Frame 1 (no input): blank canvas, image omitted
Frame 60 (the mouse pressed at the canvas centre just before this capture): blank canvas, image omitted
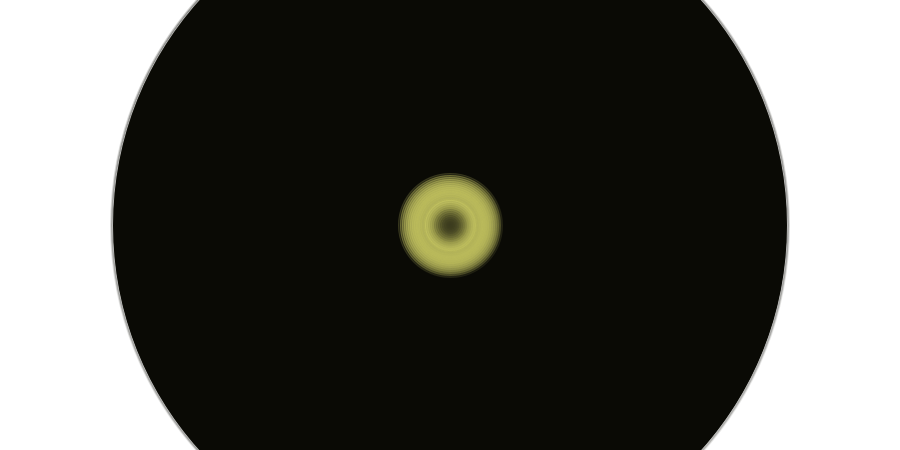
Frame 120 (the mouse held since frame 60 and released just before this capture)

The Processing sketch whose frames 1 and 60 were blank and that drew this single picture after the mouse press (run headless with seeded random() and noise(); from frame 60 on, the mouse is pressed at the canvas centre):

// Processing sketch: processing_17260
// ── processing_17260.pde

int count=0;
int increment=1;
void setup()
{
  size(900, 450);
  background(255);
  fill (255,255,255);
  smooth();
}

void draw() {
  drawEllipse(mouseX, mouseY, pmouseX, pmouseY);
}

void drawEllipse(int x, int y, int px, int py) {
if (mousePressed==true) {

  count=count+increment;
  
 
}

if (count>25){
  increment =-1;
}
if (count<=0){
  increment=1;
}
  

fill(count*10,count*10,count*5);
  float speed = abs(x-px) + abs(y-py);
  stroke(speed);
  ellipse (x, y, speed, speed);
  fill(count*10,count*10,count*5,55);
  stroke(count*10,count*10,count*5,55);
  ellipse (x, y, speed+10*count/5, speed+10*count/5);
   fill(count*10,count*10,count*5,25);
  stroke(count*10,count*10,count*5,25);
  ellipse (x, y, speed+20*count/5, speed+20*count/5);
  
  
}
                                            
